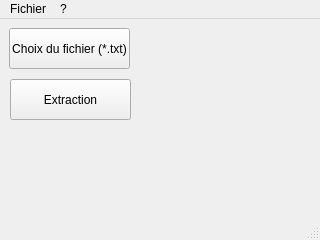
<?xml version="1.0" encoding="UTF-8"?>
<ui version="4.0">
 <class>MainWindow</class>
 <widget class="QMainWindow" name="MainWindow">
  <property name="geometry">
   <rect>
    <x>0</x>
    <y>0</y>
    <width>320</width>
    <height>240</height>
   </rect>
  </property>
  <property name="minimumSize">
   <size>
    <width>320</width>
    <height>240</height>
   </size>
  </property>
  <property name="baseSize">
   <size>
    <width>320</width>
    <height>240</height>
   </size>
  </property>
  <property name="mouseTracking">
   <bool>false</bool>
  </property>
  <property name="windowTitle">
   <string>Nuage de Mots</string>
  </property>
  <widget class="QWidget" name="centralWidget">
   <widget class="QPushButton" name="pushButton">
    <property name="geometry">
     <rect>
      <x>10</x>
      <y>60</y>
      <width>121</width>
      <height>41</height>
     </rect>
    </property>
    <property name="text">
     <string>Extraction</string>
    </property>
   </widget>
   <widget class="QPushButton" name="pushButton_2">
    <property name="geometry">
     <rect>
      <x>9</x>
      <y>9</y>
      <width>121</width>
      <height>41</height>
     </rect>
    </property>
    <property name="text">
     <string>Choix du fichier (*.txt)</string>
    </property>
   </widget>
  </widget>
  <widget class="QMenuBar" name="menuBar">
   <property name="geometry">
    <rect>
     <x>0</x>
     <y>0</y>
     <width>320</width>
     <height>20</height>
    </rect>
   </property>
   <widget class="QMenu" name="menuFichier">
    <property name="title">
     <string>Fichier</string>
    </property>
    <addaction name="actionOuvrir"/>
    <addaction name="separator"/>
    <addaction name="actionQuitter"/>
   </widget>
   <widget class="QMenu" name="menu">
    <property name="title">
     <string>?</string>
    </property>
    <addaction name="actionAide"/>
    <addaction name="actionA_propos"/>
   </widget>
   <addaction name="menuFichier"/>
   <addaction name="menu"/>
  </widget>
  <widget class="QStatusBar" name="statusBar"/>
  <action name="actionOuvrir">
   <property name="text">
    <string>Ouvrir ...</string>
   </property>
  </action>
  <action name="actionQuitter">
   <property name="text">
    <string>Quitter</string>
   </property>
  </action>
  <action name="actionAide">
   <property name="text">
    <string>Aide</string>
   </property>
  </action>
  <action name="actionA_propos">
   <property name="text">
    <string>A propos</string>
   </property>
  </action>
 </widget>
 <layoutdefault spacing="6" margin="11"/>
 <resources/>
 <connections/>
</ui>
